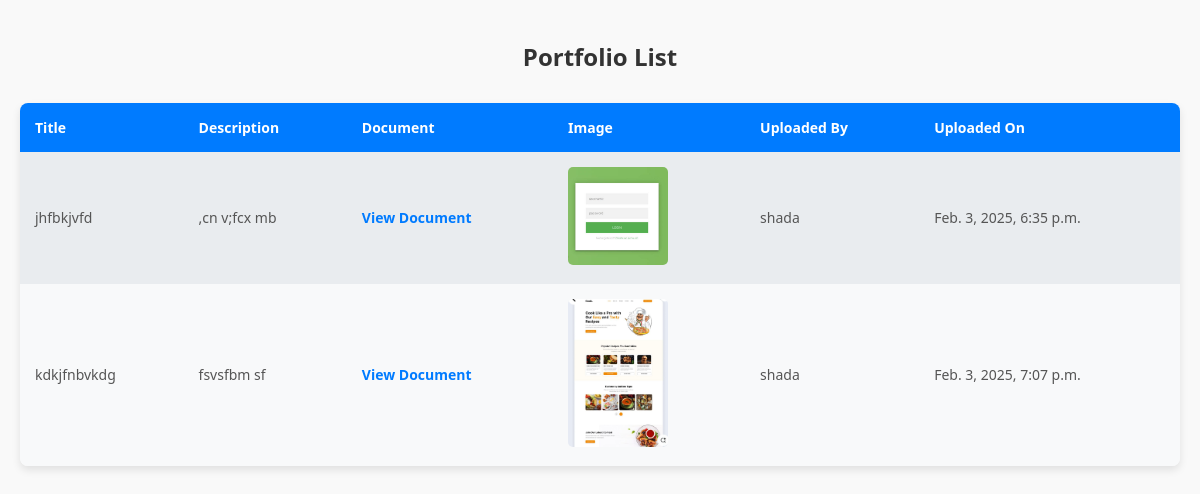
Page /portfoliolist/ on the committed database.
### academiApp/models.py (models this page shows, shortened)
class Portfolio(models.Model):
    user = models.ForeignKey(User, on_delete=models.CASCADE, related_name='portfolios')
    title = models.CharField(max_length=200)
    description = models.TextField()
    document = models.FileField(upload_to='documents/', blank=True, null=True)
    image = models.ImageField(upload_to='images/', blank=True, null=True)
    created_at = models.DateTimeField(auto_now_add=True)

### academiApp/views.py (the view)
# urls.py: path('portfoliolist/',views.portfoliolist,name='portfoliolist'),
def portfoliolist(request):
    portfolios = Portfolio.objects.all()
    return render(request,'portfoliolist.html', {'portfolios': portfolios})

### template/portfoliolist.html (shortened to what this page needs)
<!DOCTYPE html>
<html lang="en">
<head>
</head>
<body>
    <div class="container">
        {% block content %}
        <h2>Portfolio List</h2>
        {% if portfolios %}
        <table>
            <tr>
                <th>Title</th>
                <th>Description</th>
                <th>Document</th>
                <th>Image</th>
                <th>Uploaded By</th>
                <th>Uploaded On</th>
            </tr>
            {% for portfolio in portfolios %}
            <tr>
                <td>{{ portfolio.title }}</td>
                <td>{{ portfolio.description }}</td>
                <td>
                    {% if portfolio.document %}
                        <a href="{{ portfolio.document.url }}" target="_blank">View Document</a>
                    {% else %}
                        No document
                    {% endif %}
                </td>
                <td>
                    {% if portfolio.image %}
                        <img src="{{ portfolio.image.url }}" alt="Portfolio Image">
                    {% else %}
                        No image
                    {% endif %}
                </td>
                <td>{{ portfolio.user.username }}</td>
                <td>{{ portfolio.created_at }}</td>
            </tr>
            {% endfor %}
        </table>
        {% else %}
        <p>No portfolios uploaded yet.</p>
        {% endif %}
        {% endblock %}
    </div>
</body>
</html>

### template/portfoliolist.html (style rules this page uses)
body { font-family: 'Segoe UI', Tahoma, Geneva, Verdana, sans-serif; background-color: #f9f9f9; margin: 0; padding: 20px; }
h2 { text-align: center; color: #333333; margin-bottom: 30px; }
table { width: 100%; border-collapse: collapse; background-color: #fff; box-shadow: 0 4px 8px rgba(0, 0, 0, 0.1); border-radius: 8px; overflow: hidden; }
th, td { padding: 15px; text-align: left; font-size: 14px; }
th { background-color: #007bff; color: #ffffff; font-weight: bold; }
td { background-color: #f8f9fa; color: #555555; }
tr:nth-child(even) td { background-color: #e9ecef; }
img { max-width: 100px; height: auto; border-radius: 5px; }
a { color: #007bff; text-decoration: none; font-weight: bold; }

### rows in the picture
Portfolio: title "jhfbkjvfd", description ",cn v;fcx mb", image (picture), user.username "shada", created_at "Feb. 3, 2025, 6:35 p.m."
Portfolio: title "kdkjfnbvkdg", description "fsvsfbm sf", image (picture), user.username "shada", created_at "Feb. 3, 2025, 7:07 p.m."
